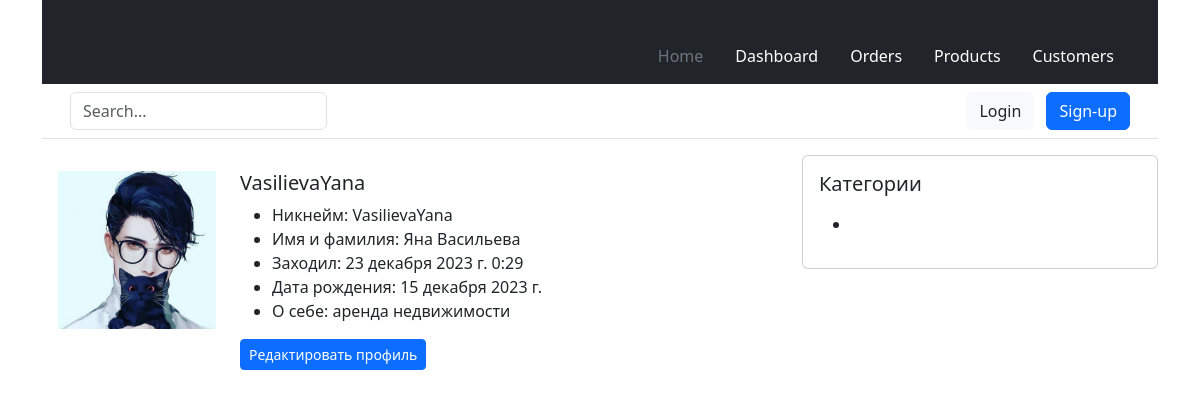
The app's page /user/vasilievayana/ with its own data.
### system/models.py (models this page shows, shortened)
class Profile(models.Model):
    user = models.OneToOneField(User, on_delete=models.CASCADE)
    slug = models.SlugField(verbose_name='URL', max_length=255, blank=True, unique=True)
    avatar = models.ImageField(
        verbose_name='Аватар',
        upload_to='images/avatars/%Y/%m/%d/',
        default='images/avatars/default.jpg',
        blank=True,
        validators=[FileExtensionValidator(allowed_extensions=('png', 'jpg', 'jpeg'))])
    bio = models.TextField(max_length=500, blank=True, verbose_name='Информация о себе')
    birth_date = models.DateField(null=True, blank=True, verbose_name='Дата рождения')
    class Meta:
        db_table = 'app_profiles'
        ordering = ('user',)
        verbose_name = 'Профиль'
        verbose_name_plural = 'Профили'
    def __str__(self):
        return self.user.username

### system/views.py (the view)
# urls.py: path('user/<str:slug>/', ProfileDetailView.as_view(), name='profile_detail'),
class ProfileDetailView(DetailView):
    model = Profile
    context_object_name = 'profile'
    template_name = 'system/profile_detail.html'
    def get_context_data(self, **kwargs):
        context = super().get_context_data(**kwargs)
        context['title'] = f'Страница пользователя: {self.object.user.username}'
        return context

### estate/templates/system/profile_detail.html
{% extends 'main.html' %}
{% block content %}
<div class="card border-0">
        <div class="card-body">
            <div class="row">
                <div class="col-md-3">
                    <figure>
                        <img src="{{ profile.avatar.url }}" class="img-fluid rounded-0" alt="{{ profile }}">
                    </figure>
                </div>
                <div class="col-md-9">
                     <h5 class="card-title">
                        {{ profile }}
                    </h5>
                    <div class="card-text">
                        <ul>
                            <li>Никнейм: {{ profile.user.username }}</li>
                            {% if profile.user.get_full_name %} <li>Имя и фамилия: {{ profile.user.get_full_name }}</li> {% endif %}
                            <li>Заходил: {{ profile.user.last_login }}</li>
                            <li>Дата рождения: {{ profile.birth_date }}</li>
                            <li>О себе: {{ profile.bio }}</li>
                        </ul>
                    <a href="{% url 'profile_edit' %}" class="btn btn-sm btn-primary">Редактировать профиль</a>
                    </div>
                </div>
            </div>
        </div>
    </div>
{% endblock %}

### records on screen
Profile: avatar (picture), user.username "VasilievaYana", user.get_full_name "Яна Васильева", user.last_login "23 декабря 2023 г. 0:29", birth_date "15 декабря 2023 г.", bio "аренда недвижимости"
